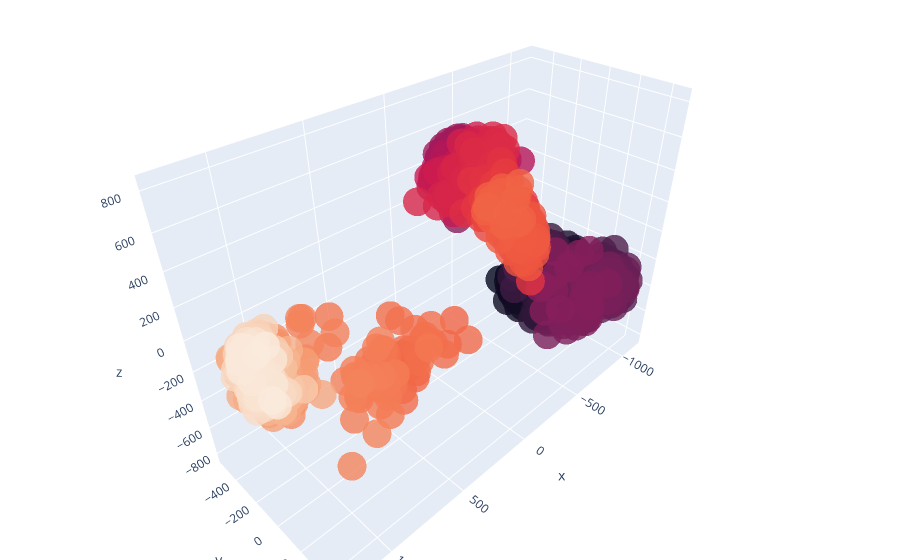

Write notebook code for a chart like this one.
### Code cell
import plotly
import plotly.graph_objs as go


trace = go.Scatter3d(
    x=coords[:, 0],
    y=coords[:, 1],
    z=coords[:, 2],
    mode="markers",
    marker={
        "size": 10,
        "opacity": 0.8,
        "color":sns.color_palette("rocket", len(x))
    },
)

# Configure the layout.
layout = go.Layout(margin={"l": 0, "r": 0, "b": 0, "t": 0})

data = [trace]

plot_figure = go.Figure(data=data, layout=layout)

# Render the plot.
plotly.offline.iplot(plot_figure)

### Figure 1 — Plotly figure (JSON) as saved in the notebook; plotly's stock layout.template omitted (floating-point values rounded to 4 significant figures; data arrays with more than 128 entries replaced by an {"elided": "..."} marker saying what was removed)
{"data": [{"marker": {"color": {"elided": "1000x3 float values"}, "opacity": 0.8, "size": 10}, "mode": "markers", "type": "scatter3d", "x": {"elided": "1000 float values"}, "y": {"elided": "1000 float values"}, "z": {"elided": "1000 float values"}}], "layout": {"margin": {"b": 0, "l": 0, "r": 0, "t": 0}}}
